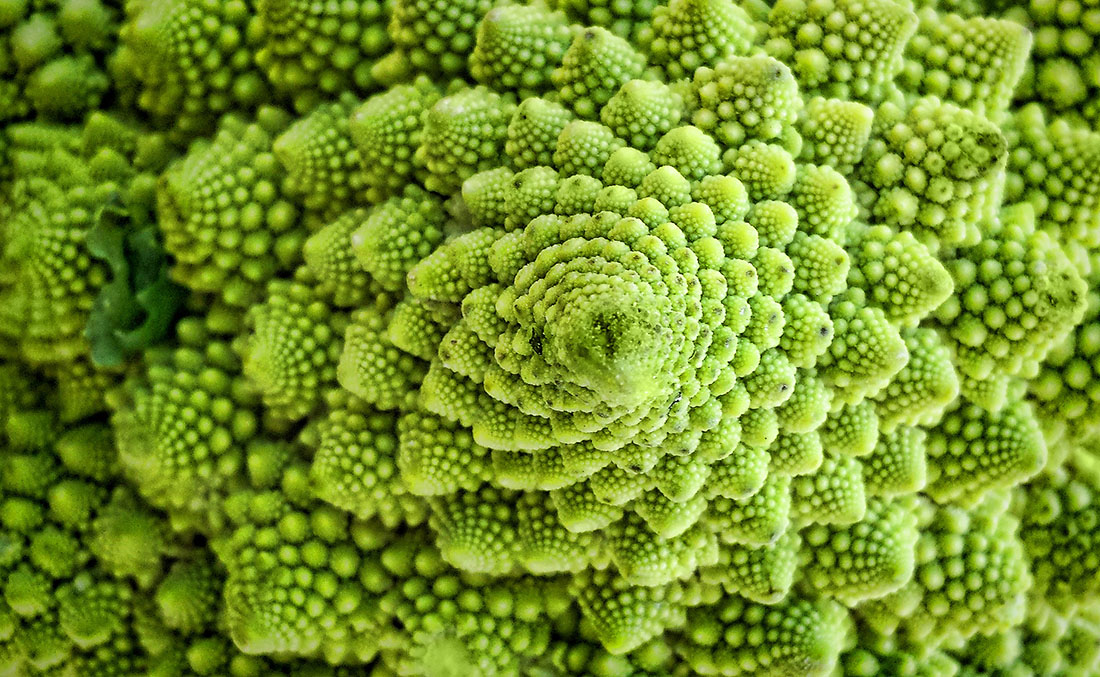
%> input picture fractal.jpg, 1100 x 677 px
$ octave Thresholding.m   (GNU Octave 9; MATLAB toolbox functions it lacks are replaced by stand-ins)
%> lines starting %> are read from the running program, lines starting %| are printed output that depends on the picture; in (x1, y1, x2, y2) boxes, pixels count from 0 and x2, y2 are one past the last pixel; in counts of white or black regions, pixels touching at a corner belong together; the program's own positions count from 1
A = imread('fractal.jpg');
%> A is the input picture: size 677x1100x3 uint8; mean R, G, B 116.3, 145.4, 39.1

% Convert to Gray Scale
A_gray = rgb2gray(A);
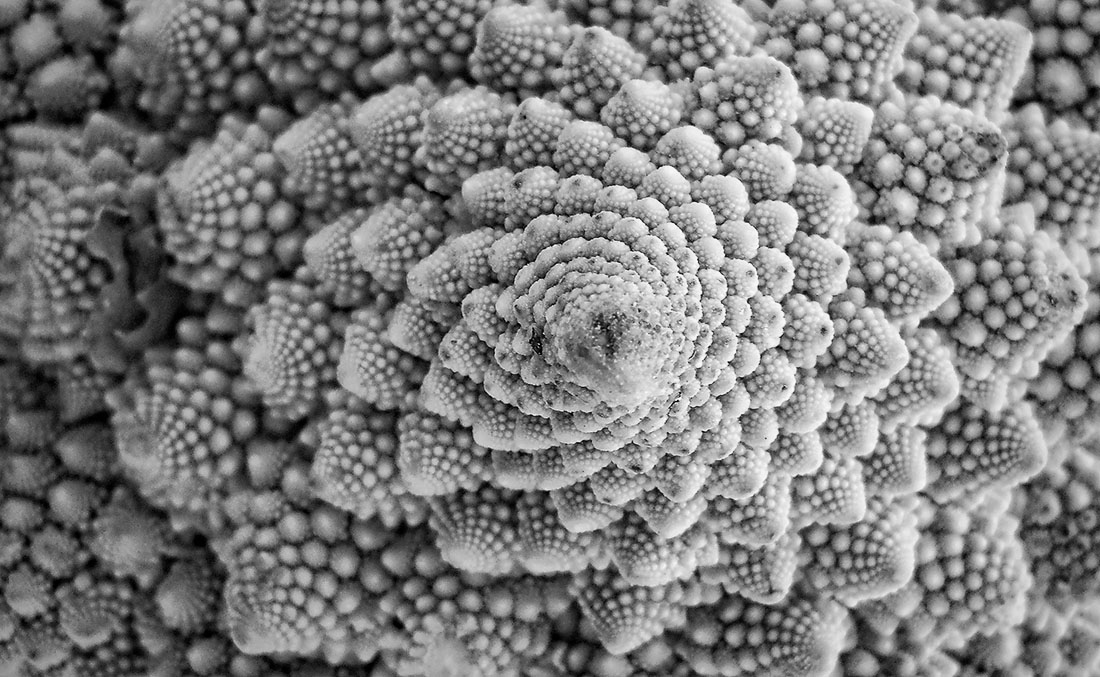
%> A_gray: size 677x1100 uint8; min 0, max 254, mean 124.6

% Convert to Double Format

A_gray = im2double(A_gray);
%> A_gray: size 677x1100 double

% Get Otsu_level Threash

otsu_level = graythresh(A_gray);
%> otsu_level = 0.482

% Output the binary
B_otsu_thresh = im2bw(A_gray, otsu_level);
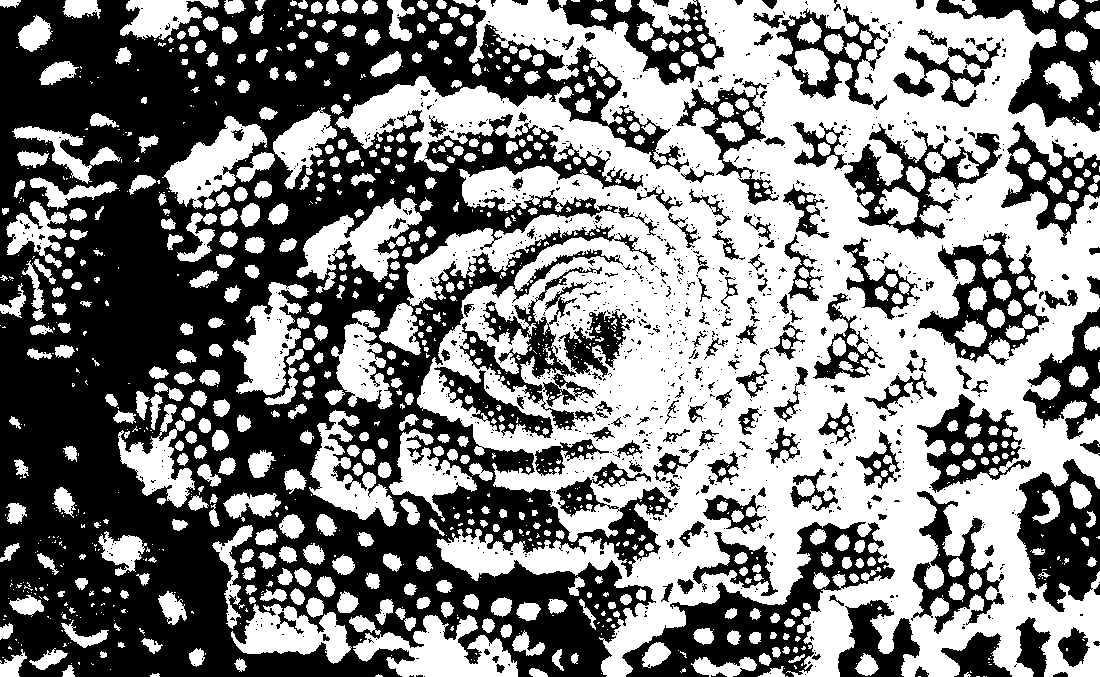
%> B_otsu_thresh: size 677x1100 logical; 50.9% white; 1138 black regions (944 under 20 px), largest, box (x1, y1, x2, y2) and area: (0, 0, 689, 677) 253236, (622, 522, 895, 677) 12793, (1017, 459, 1100, 612) 7493
B_thresh_50 = im2bw(A_gray, 50/255);
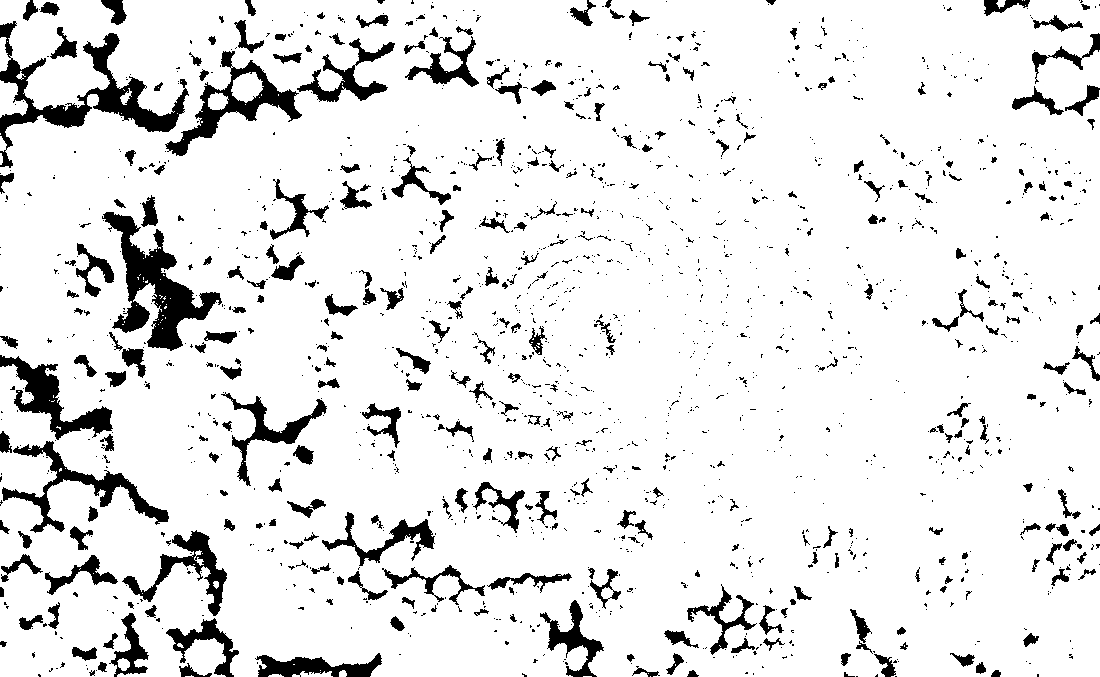
%> B_thresh_50: size 677x1100 logical; 90.3% white; 1680 black regions (1346 under 20 px), largest, box (x1, y1, x2, y2) and area: (0, 21, 189, 168) 5603, (102, 212, 222, 351) 5559, (165, 51, 302, 156) 3117
B_thresh_100 = im2bw(A_gray, 100/255);
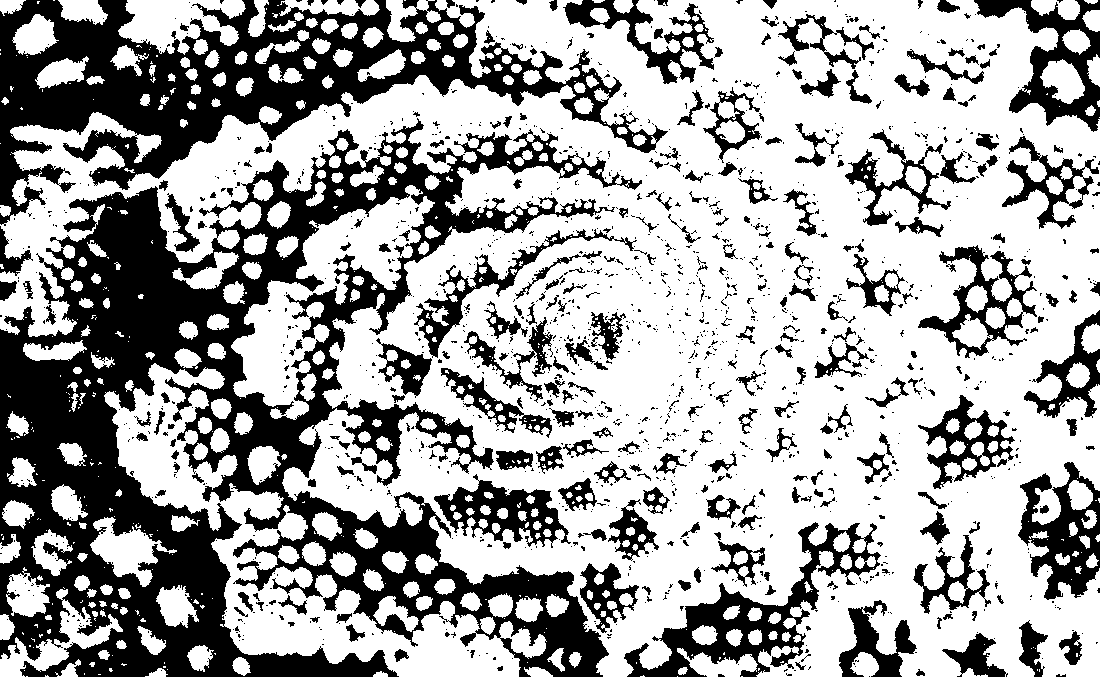
%> B_thresh_100: size 677x1100 logical; 64.7% white; 1503 black regions (1209 under 20 px), largest, box (x1, y1, x2, y2) and area: (0, 118, 642, 677) 123756, (0, 0, 668, 226) 47607, (624, 522, 881, 677) 9187
B_thresh_150 = im2bw(A_gray, 150/225);
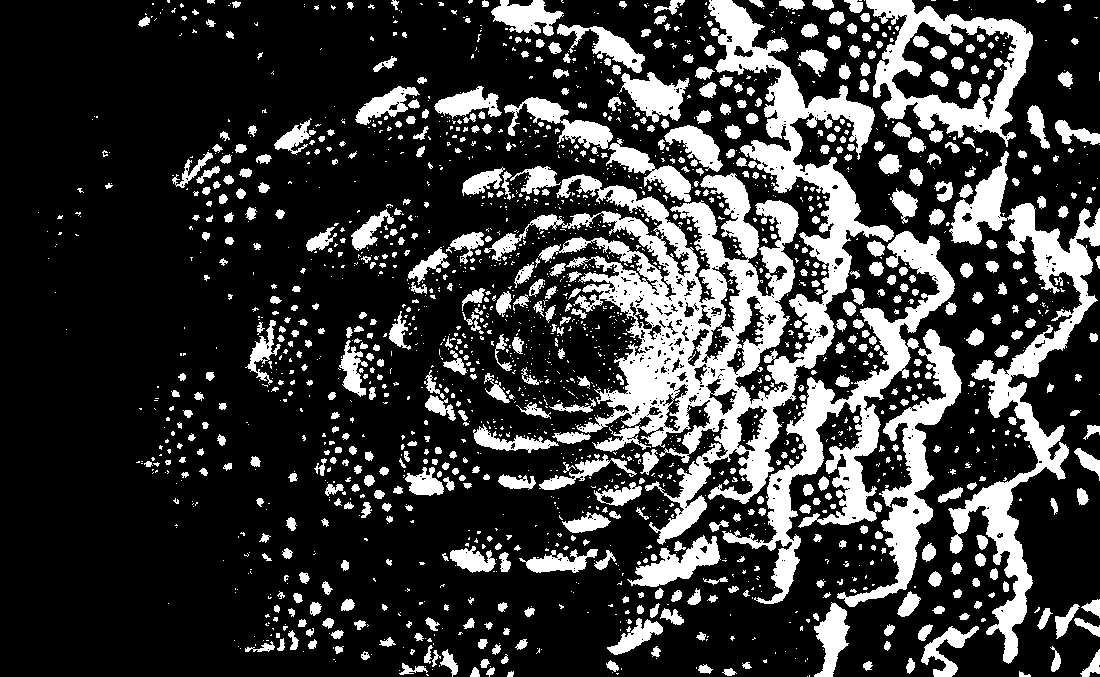
%> B_thresh_150: size 677x1100 logical; 23.1% white; 1988 white regions (1372 under 20 px), largest, box (x1, y1, x2, y2) and area: (484, 0, 894, 545) 50868, (948, 151, 1100, 664) 16123, (722, 231, 955, 604) 13930
B_thresh_200 = im2bw(A_gray, 200/255);
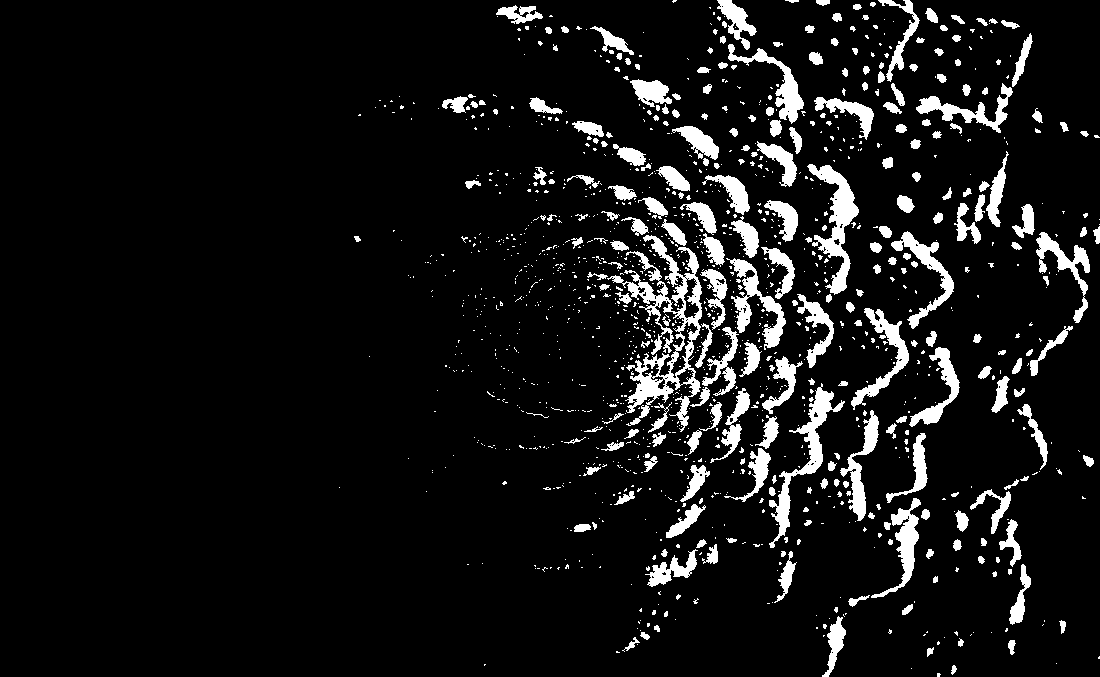
%> B_thresh_200: size 677x1100 logical; 8.3% white; 1337 white regions (1076 under 20 px), largest, box (x1, y1, x2, y2) and area: (607, 235, 702, 432) 5198, (807, 164, 859, 295) 2279, (769, 383, 845, 548) 2137

figure,subplot(2,3,1), imshow(A_gray), title('Original');
subplot(2,3,2), imshow(B_otsu_thresh), title('Binary image using Otsu threshold value');
subplot(2,3,3), imshow(B_thresh_50), title('Binary Image usingThreshold value=50');
subplot(2,3,4), imshow(B_thresh_100), title('Binary Image usingThreshold value=100');
subplot(2,3,5), imshow(B_thresh_150), title('Binary Image usingThreshold value=150');
subplot(2,3,6), imshow(B_thresh_200), title('Binary Image usingThreshold value=200');
